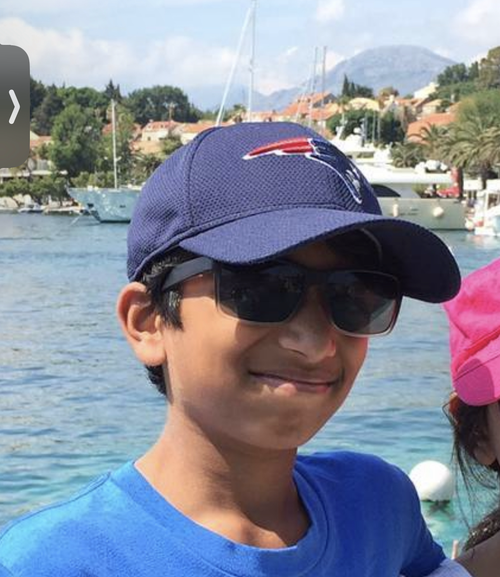
#> input picture favorite_image.png, 500 x 577 px, shrunk from 1170 x 1350 before the run
$ python image_compression_impl.py
#> lines starting #> are read from the running program, lines starting #| are printed output that depends on the picture
import numpy as np
from sklearn.cluster import KMeans
from PIL import Image

# Function to load and preprocess the image
def load_image(image_path):
    # Open the image using PIL
    image = Image.open(image_path)
    # Convert the image to an RGB format if it's not
    image = image.convert('RGB')
    # Convert the image to a NumPy array
    image_np = np.array(image)
    return image_np

# Function to perform KMeans clustering for image quantization
def image_compression(image_np, n_colors):
    # Get the dimensions of the image
    height, width, channels = image_np.shape

    # Reshape the image array to be a 2D array of pixels
    image_2d = image_np.reshape(-1, 3)  # shape (height*width, 3)

    # Apply KMeans clustering to reduce the number of colors
    kmeans = KMeans(n_clusters=n_colors, random_state=0)
    kmeans.fit(image_2d)

    # Get the cluster centers (which are the colors) and labels for each pixel
    colors = kmeans.cluster_centers_.astype(np.uint8)  # Convert to uint8 to match image format
    labels = kmeans.labels_

    # Reconstruct the image with the quantized colors
    quantized_image_2d = colors[labels]
    quantized_image_np = quantized_image_2d.reshape(height, width, channels)

    return quantized_image_np.astype(np.uint8)

# Function to concatenate and save the original and quantized images side by side
def save_result(original_image_np, quantized_image_np, output_path):
    # Convert NumPy arrays back to PIL images
    original_image = Image.fromarray(original_image_np)
    quantized_image = Image.fromarray(quantized_image_np)

    # Get dimensions
    width, height = original_image.size

    # Create a new image that will hold both the original and quantized images side by side
    combined_image = Image.new('RGB', (width * 2, height))

    # Paste original and quantized images side by side
    combined_image.paste(original_image, (0, 0))
    combined_image.paste(quantized_image, (width, 0))

    # Save the combined image
    combined_image.save(output_path)

def __main__():
    # Load and process the image
    image_path = 'favorite_image.png'
    output_path = 'compressed_image.png'
    image_np = load_image(image_path)
#> in load_image, image is the input picture: PIL image 500x577 RGB; mean R, G, B 133.9, 138.4, 154

    # Perform image quantization using KMeans
    n_colors = 8  # Number of colors to reduce the image to, you may change this to experiment
    quantized_image_np = image_compression(image_np, n_colors)
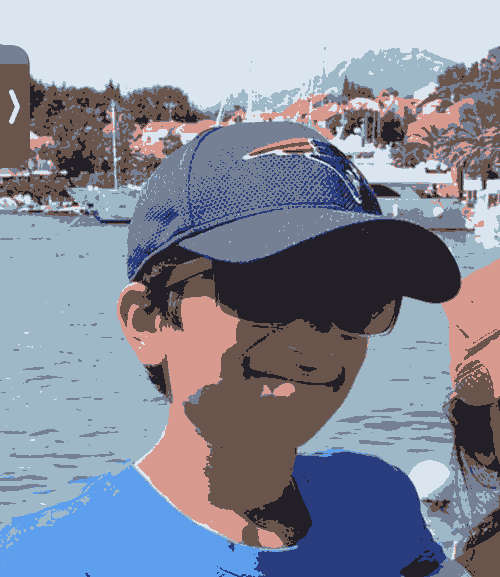
#> quantized_image_np: shape (577, 500, 3); mean R, G, B 133.3, 138, 153.4

    # Save the original and quantized images side by side
    save_result(image_np, quantized_image_np, output_path)
#> in save_result, `combined_image = Image.new('RGB', (width * 2, height))`: combined_image: PIL image 1000x577 RGB; every value is 0
#> in save_result, `combined_image.paste(original_image, (0, 0))`:
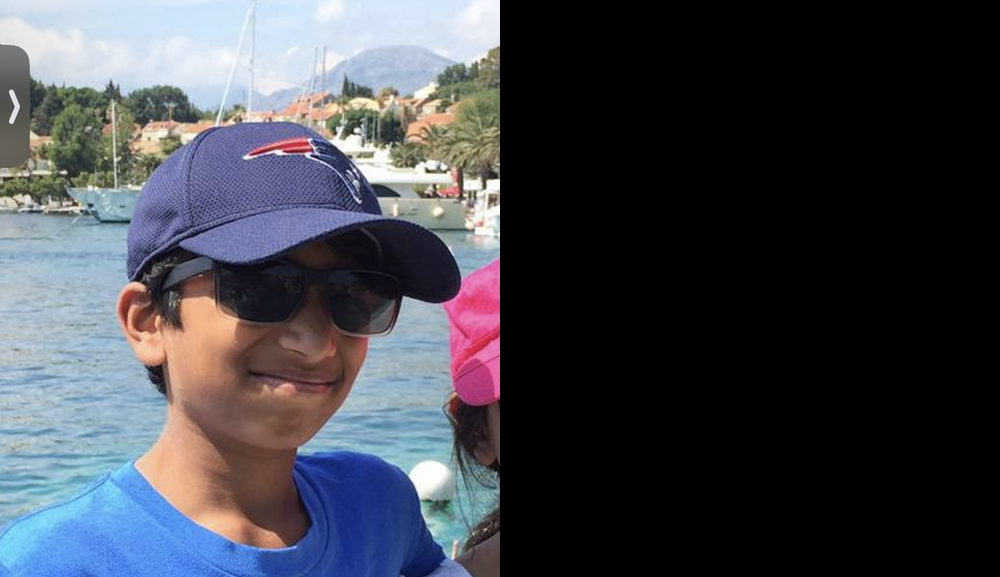
#> combined_image: PIL image 1000x577 RGB; mean R, G, B 67, 69.2, 77
#> in save_result, `combined_image.paste(quantized_image, (width, 0))`:
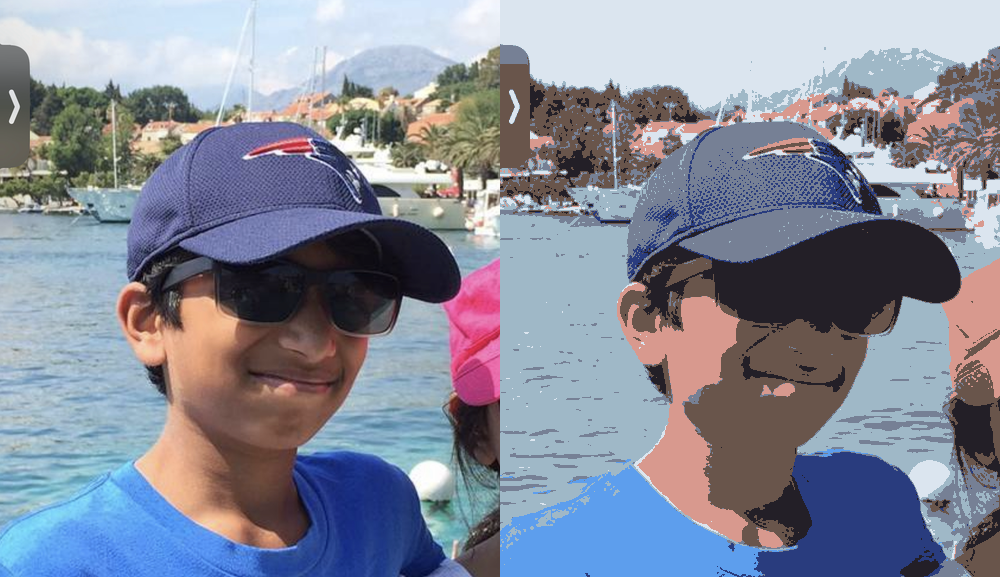
#> combined_image: PIL image 1000x577 RGB; mean R, G, B 133.6, 138.2, 153.7

# Uncomment to run the script
__main__()
